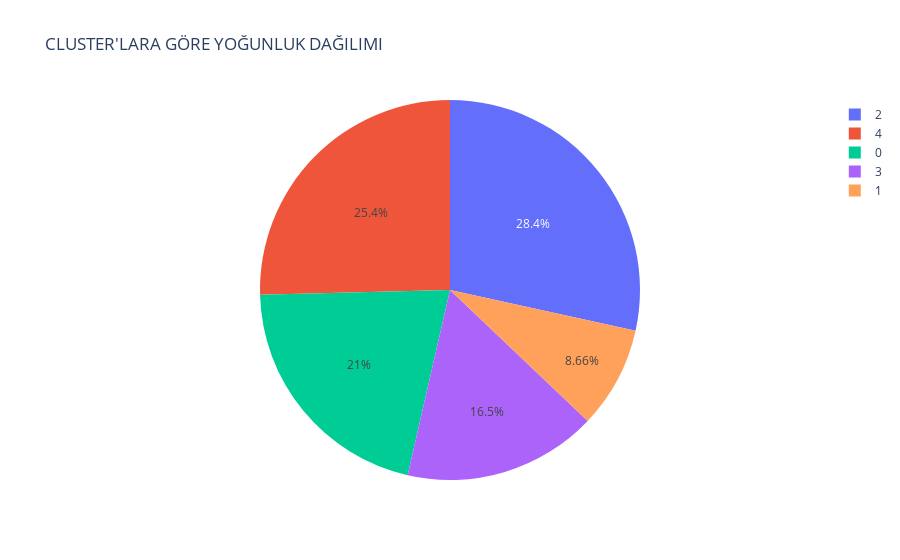

The code cell stored with this chart in its notebook:
### Code cell
sum_body = result.groupby('cluster')['BODY_COUNT'].sum().reset_index()

sum_body.columns=['cluster','value']
px.pie(sum_body,values='value',names='cluster', title="CLUSTER'LARA GÖRE YOĞUNLUK DAĞILIMI")

### Figure 1 — Plotly figure (JSON) as saved in the notebook; plotly's stock layout.template omitted (floating-point values rounded to 4 significant figures)
{"data": [{"domain": {"x": [0, 1], "y": [0, 1]}, "hovertemplate": "cluster=%{label}<br>value=%{value}<extra></extra>", "labels": [0, 1, 2, 3, 4], "legendgroup": "", "name": "", "showlegend": true, "type": "pie", "values": [962900000.0, 396600000.0, 1303000000.0, 755200000.0, 1164000000.0]}], "layout": {"autosize": true, "legend": {"tracegroupgap": 0}, "title": {"text": "CLUSTER'LARA GÖRE YOĞUNLUK DAĞILIMI"}}}
